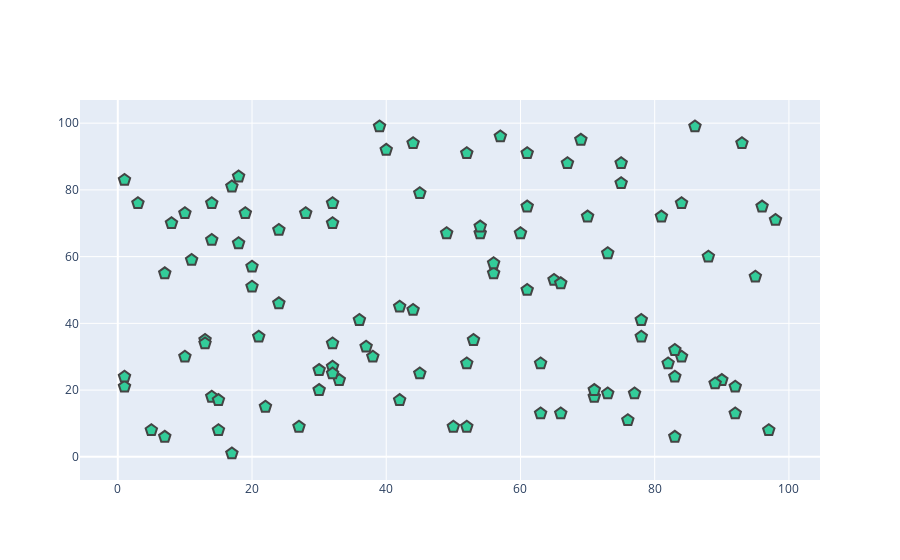

The notebook cell this image was saved under:
### Code cell
pyo.iplot(data)

### Figure 1 — Plotly figure (JSON) as saved in the notebook; plotly's stock layout.template omitted (floating-point values rounded to 4 significant figures)
{"data": [{"marker": {"color": "rgb(51,204,153)", "line": {"width": 2}, "size": 12, "symbol": "pentagon"}, "mode": "markers", "type": "scatter", "x": [92, 83, 24, 84, 32, 18, 53, 18, 36, 28, 66, 61, 81, 65, 14, 30, 10, 66, 86, 17, 84, 61, 77, 54, 1, 15, 13, 82, 63, 57, 96, 63, 95, 32, 14, 10, 92, 22, 44, 60, 38, 42, 19, 45, 78, 30, 21, 75, 13, 44, 7, 52, 17, 67, 50, 33, 61, 73, 52, 11, 52, 71, 8, 7, 78, 20, 98, 90, 88, 45, 27, 83, 39, 73, 70, 20, 1, 56, 24, 93, 56, 14, 37, 89, 49, 5, 71, 32, 76, 1, 32, 69, 97, 83, 32, 75, 40, 42, 54, 15, 3], "y": [13, 24, 68, 30, 70, 64, 35, 84, 41, 73, 13, 75, 72, 53, 76, 20, 73, 52, 99, 81, 76, 91, 19, 67, 83, 8, 35, 28, 28, 96, 75, 13, 54, 27, 65, 30, 21, 15, 44, 67, 30, 45, 73, 25, 36, 26, 36, 82, 34, 94, 55, 9, 1, 88, 9, 23, 50, 19, 91, 59, 28, 18, 70, 6, 41, 51, 71, 23, 60, 79, 9, 6, 99, 61, 72, 57, 21, 55, 46, 94, 58, 18, 33, 22, 67, 8, 20, 34, 11, 24, 76, 95, 8, 32, 25, 88, 92, 17, 69, 17, 76]}], "layout": {}}
